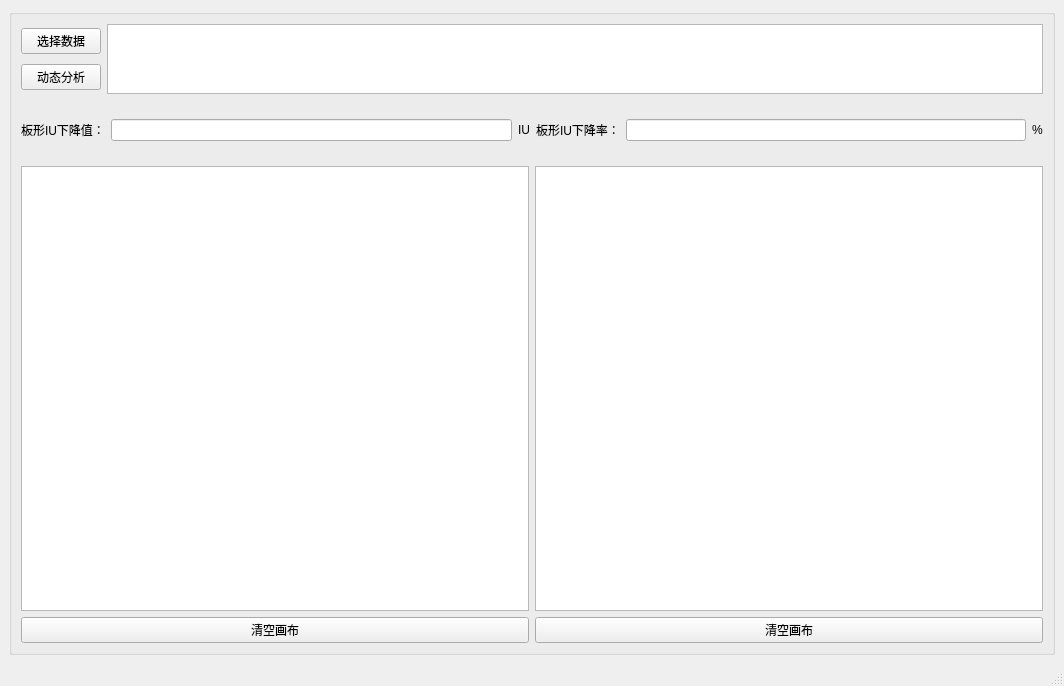
<?xml version="1.0" encoding="UTF-8"?>
<ui version="4.0">
 <class>DynamicControl</class>
 <widget class="QMainWindow" name="DynamicControl">
  <property name="geometry">
   <rect>
    <x>0</x>
    <y>0</y>
    <width>1064</width>
    <height>686</height>
   </rect>
  </property>
  <property name="windowTitle">
   <string>FullLengthQuality</string>
  </property>
  <widget class="QWidget" name="centralwidget">
   <layout class="QHBoxLayout" name="horizontalLayout_5">
    <item>
     <widget class="QGroupBox" name="groupBox">
      <property name="title">
       <string/>
      </property>
      <layout class="QGridLayout" name="gridLayout" rowstretch="1,1,8" columnstretch="1,1" rowminimumheight="0,0,0">
       <item row="0" column="0" colspan="2">
        <layout class="QHBoxLayout" name="horizontalLayout_2">
         <item>
          <layout class="QVBoxLayout" name="verticalLayout">
           <item>
            <widget class="QPushButton" name="pushButton_xuanzeshuju">
             <property name="text">
              <string>选择数据</string>
             </property>
            </widget>
           </item>
           <item>
            <widget class="QPushButton" name="pushButton_fenxi">
             <property name="text">
              <string>动态分析</string>
             </property>
            </widget>
           </item>
          </layout>
         </item>
         <item>
          <widget class="QTextEdit" name="textEdit_1"/>
         </item>
        </layout>
       </item>
       <item row="1" column="0" colspan="2">
        <layout class="QHBoxLayout" name="horizontalLayout">
         <item>
          <widget class="QLabel" name="label_9">
           <property name="text">
            <string>板形IU下降值：</string>
           </property>
          </widget>
         </item>
         <item>
          <widget class="QLineEdit" name="lineEdit_xiajingzhi"/>
         </item>
         <item>
          <widget class="QLabel" name="label_11">
           <property name="text">
            <string>IU</string>
           </property>
          </widget>
         </item>
         <item>
          <widget class="QLabel" name="label_10">
           <property name="text">
            <string>板形IU下降率：</string>
           </property>
          </widget>
         </item>
         <item>
          <widget class="QLineEdit" name="lineEdit_xiajianglv"/>
         </item>
         <item>
          <widget class="QLabel" name="label_12">
           <property name="text">
            <string>%</string>
           </property>
          </widget>
         </item>
        </layout>
       </item>
       <item row="2" column="0">
        <layout class="QVBoxLayout" name="verticalLayout_2" stretch="6,1">
         <item>
          <layout class="QGridLayout" name="gridLayout_2">
           <item row="0" column="0">
            <widget class="QGraphicsView" name="graphicsView_tuxing"/>
           </item>
          </layout>
         </item>
         <item>
          <layout class="QHBoxLayout" name="horizontalLayout_3">
           <item>
            <widget class="QPushButton" name="pushButton_qingkonghuabu">
             <property name="text">
              <string>清空画布</string>
             </property>
            </widget>
           </item>
          </layout>
         </item>
        </layout>
       </item>
       <item row="2" column="1">
        <layout class="QVBoxLayout" name="verticalLayout_3" stretch="6,1">
         <item>
          <layout class="QGridLayout" name="gridLayout_3">
           <item row="0" column="0">
            <widget class="QGraphicsView" name="graphicsView_tuxing_2"/>
           </item>
          </layout>
         </item>
         <item>
          <layout class="QHBoxLayout" name="horizontalLayout_4">
           <item>
            <widget class="QPushButton" name="pushButton_qingkonghuabu_2">
             <property name="text">
              <string>清空画布</string>
             </property>
            </widget>
           </item>
          </layout>
         </item>
        </layout>
       </item>
      </layout>
     </widget>
    </item>
   </layout>
  </widget>
  <widget class="QStatusBar" name="statusbar"/>
 </widget>
 <resources/>
 <connections/>
</ui>
